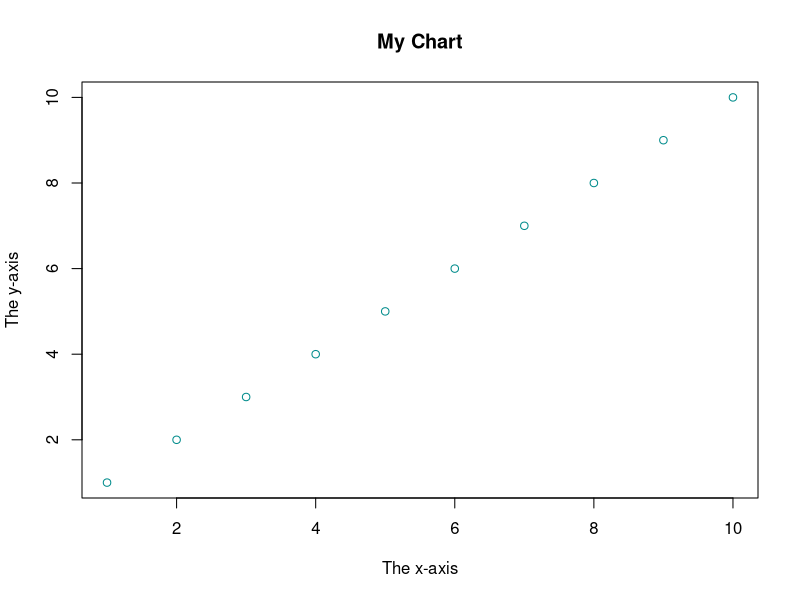
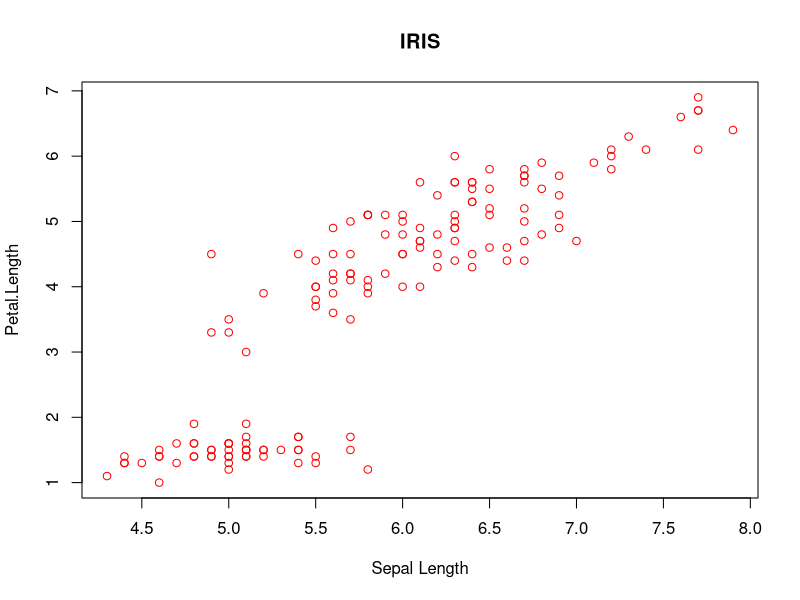
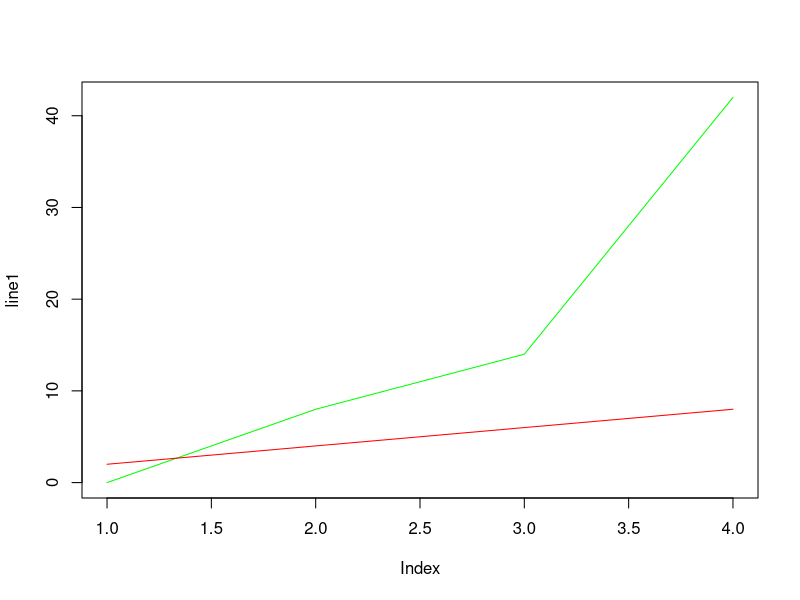
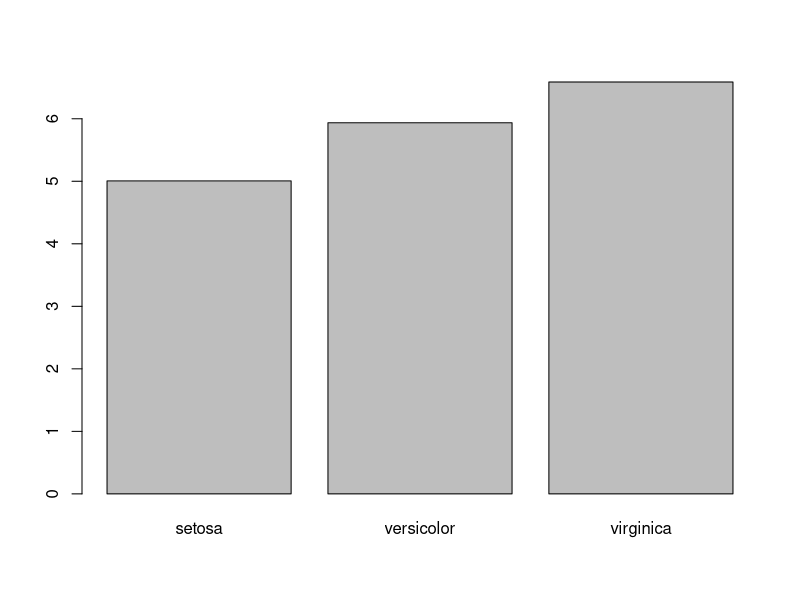
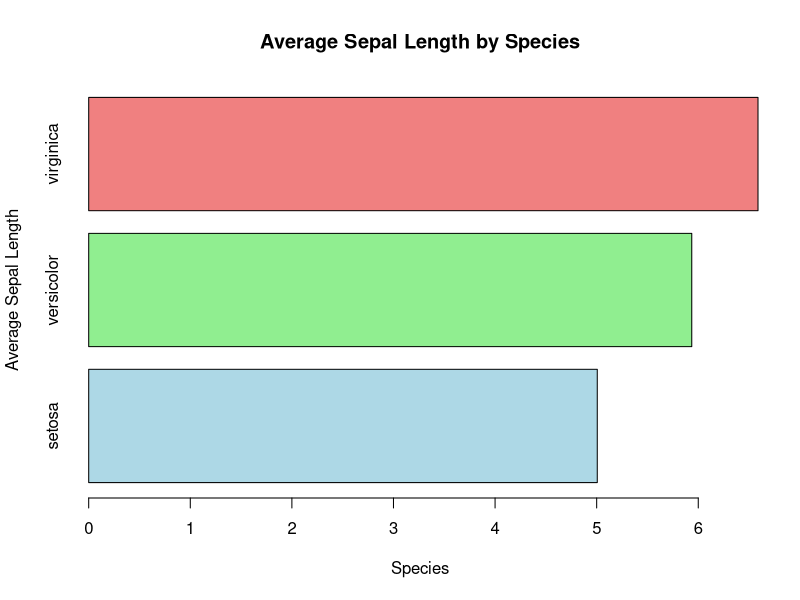
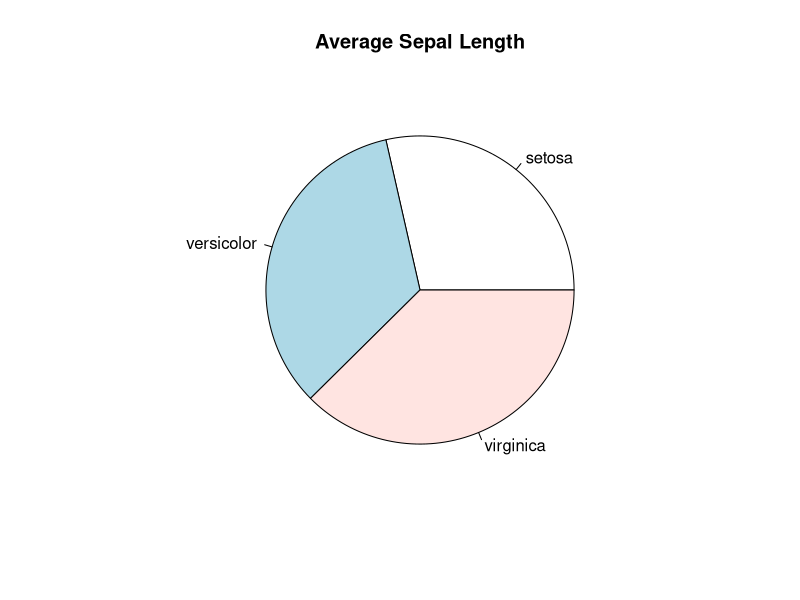
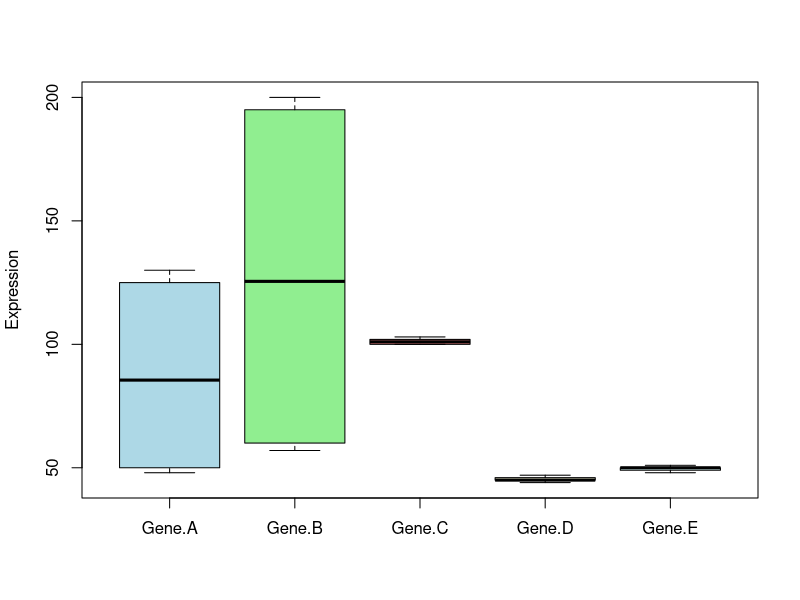
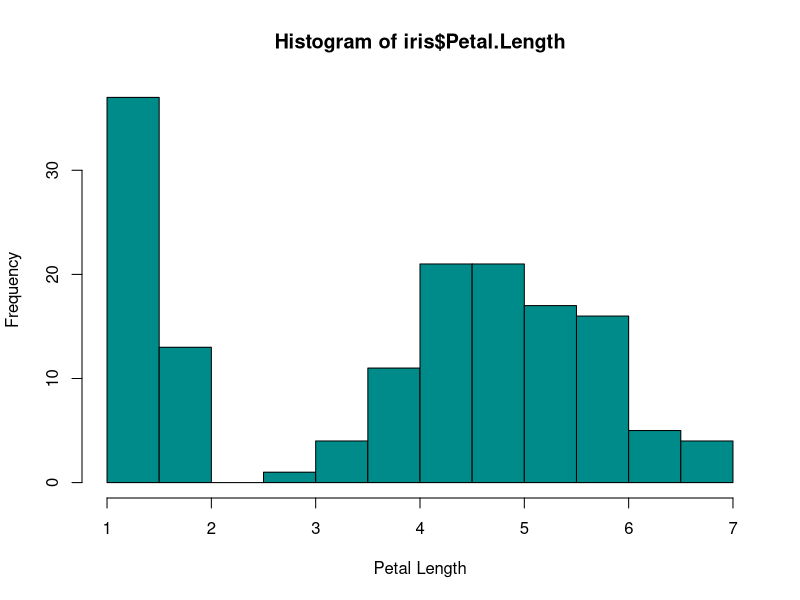

Here is the R script that generated these plots, in order:
################################################################################

# Data Visualization

################################################################################

#plot(data,
#     main = "title",
#     xlab = "x lable",
#     ylab = "y lable",
#     xlim = min:max ,
#     ylim = min:max ,
#     col = c("color1", "color2"),
#     type = "l")


################################################################################

#lets turn numbers into pictures!

#png(file = "./image1.png")
plot(1:10,
     main="My Chart", 
     xlab="The x-axis", 
     ylab="The y-axis", 
     col = "darkcyan")

################################################################################

x <- iris$Sepal.Length
y <- iris$Petal.Length


plot(x, y, 
     xlab="Sepal Length", 
     ylab="Petal.Length", 
     main = "IRIS", 
     col = "red")

################################################################################


line1 <- c(0, 8, 14, 42)
line2 <- seq(2, 8, by=2)

plot(line1, type = "l", col = "green")
lines(line2, type="l", col = "red")

################################################################################

#bar plot

summary(iris)

sepal_average <- tapply(iris$Sepal.Length, iris$Species, mean)

barplot(sepal_average)

barplot(sepal_average,
        main = "Average Sepal Length by Species",
        ylab = "Average Sepal Length",
        xlab = "Species",
        col = c("lightblue", "lightgreen", "lightcoral"),
        names.arg = names(sepal_average),
        horiz = TRUE)

################################################################################

#pie chart

x <- tapply(iris$Sepal.Length, iris$Species, mean)

pie(x, label = names(x), main="Average Sepal Length")

################################################################################

#box plot

trans <- read.csv("Expression.csv")
boxplot(trans[2:6],
        ylab= "Expression", 
        col = c("lightblue", "lightgreen", "lightcoral", "lightyellow", "lightcyan")
        )

################################################################################

#Histogram

hist(iris$Petal.Length, 
     xlab = "Petal Length", 
     col = "darkcyan")

################################################################################

#visualizing normal distribution!

data <- rnorm(100000, mean = 0, sd = 1)
# rnorm() generate random numbers from a normal distribution

hist(data, breaks = 50, col = "darkcyan")
